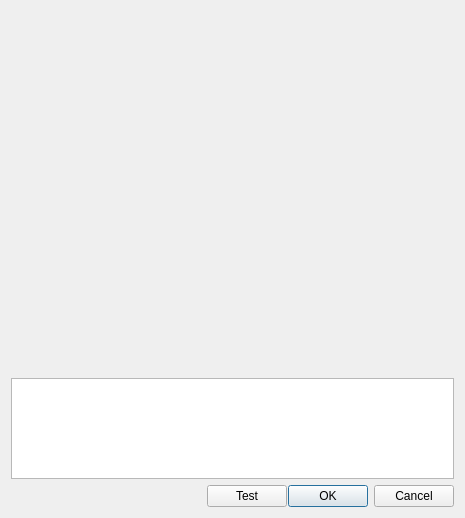
<?xml version="1.0" encoding="UTF-8"?>
<ui version="4.0">
 <class>qSanityChkDlg</class>
 <widget class="QDialog" name="qSanityChkDlg">
  <property name="geometry">
   <rect>
    <x>0</x>
    <y>0</y>
    <width>465</width>
    <height>518</height>
   </rect>
  </property>
  <property name="windowTitle">
   <string>qSanityChkDlg</string>
  </property>
  <layout class="QVBoxLayout" name="verticalLayout">
   <item>
    <layout class="QVBoxLayout" name="verticalLayout_2"/>
   </item>
   <item>
    <spacer name="verticalSpacer">
     <property name="orientation">
      <enum>Qt::Vertical</enum>
     </property>
     <property name="sizeType">
      <enum>QSizePolicy::Expanding</enum>
     </property>
     <property name="sizeHint" stdset="0">
      <size>
       <width>20</width>
       <height>458</height>
      </size>
     </property>
    </spacer>
   </item>
   <item>
    <widget class="QListWidget" name="listWidget"/>
   </item>
   <item>
    <layout class="QHBoxLayout" name="horizontalLayout_2">
     <property name="spacing">
      <number>1</number>
     </property>
     <item>
      <spacer name="horizontalSpacer">
       <property name="orientation">
        <enum>Qt::Horizontal</enum>
       </property>
       <property name="sizeHint" stdset="0">
        <size>
         <width>378</width>
         <height>20</height>
        </size>
       </property>
      </spacer>
     </item>
     <item>
      <widget class="QPushButton" name="testBtn">
       <property name="text">
        <string>Test</string>
       </property>
      </widget>
     </item>
     <item>
      <widget class="QDialogButtonBox" name="buttonBox">
       <property name="standardButtons">
        <set>QDialogButtonBox::Cancel|QDialogButtonBox::Ok</set>
       </property>
      </widget>
     </item>
    </layout>
   </item>
  </layout>
 </widget>
 <layoutdefault spacing="6" margin="11"/>
 <resources/>
 <connections>
  <connection>
   <sender>buttonBox</sender>
   <signal>accepted()</signal>
   <receiver>qSanityChkDlg</receiver>
   <slot>accept()</slot>
   <hints>
    <hint type="sourcelabel">
     <x>335</x>
     <y>492</y>
    </hint>
    <hint type="destinationlabel">
     <x>316</x>
     <y>415</y>
    </hint>
   </hints>
  </connection>
  <connection>
   <sender>buttonBox</sender>
   <signal>rejected()</signal>
   <receiver>qSanityChkDlg</receiver>
   <slot>reject()</slot>
   <hints>
    <hint type="sourcelabel">
     <x>409</x>
     <y>498</y>
    </hint>
    <hint type="destinationlabel">
     <x>403</x>
     <y>413</y>
    </hint>
   </hints>
  </connection>
 </connections>
</ui>
